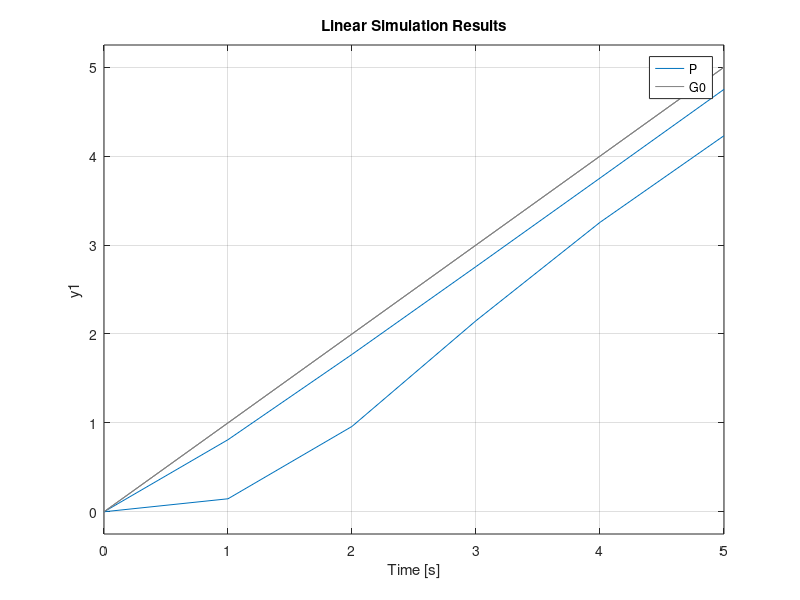

Source code (MATLAB):
clear;clc;warning('off','all');close all
z=1
P=zpk([],[0 -2 -4],10)
C=zpk([-z],[-10^10],16/5/z*10^10)
G0=P*C;
bode(P);
hold on;
bode(G0)
hold off;
legend("P","G0")
grid on;
margin(G0)

step(feedback(P,1))
hold on;
step(feedback(G0,1))
hold off;
legend("P","G0")
grid on;

t=(0:5);
u=t;
lsim(feedback(G0,1),u,t)
hold on;
lsim(feedback(P,1),u,t)
grid on;
legend("P","G0")